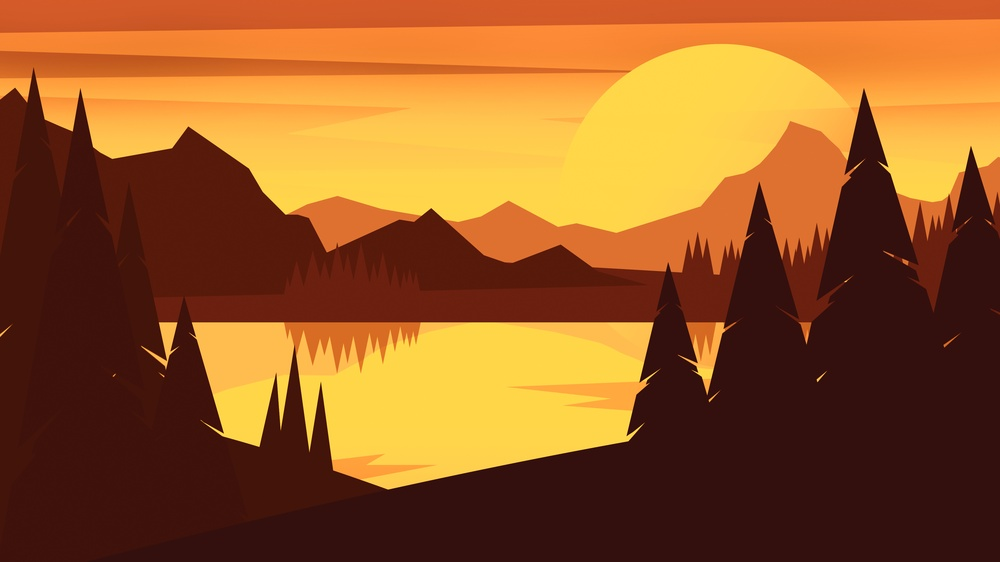
#> input picture data/large_orange_lake.jpg, 1000 x 562 px, shrunk from 3840 x 2160 before the run
$ python colours.py
#> lines starting #> are read from the running program, lines starting #| are printed output that depends on the picture; after the words box and inside, x2 and y2 are one past the last pixel; in counts of white or black regions, pixels touching at a corner belong together
from PIL import Image, ImageDraw, ImageFont
from sklearn.cluster import KMeans
import numpy as np


COLOURS = {
    'red': [255, 0, 0],
    'red-orange': [255, 69, 0],
    'orange': [255, 165, 0],
    'yellow-orange': [255, 215, 0],
    'yellow': [255, 255, 0],
    'yellow-green': [173, 255, 47],
    'green': [0, 128, 0],
    'blue-green': [0, 255, 127],
    'blue': [0, 0, 255],
    'indigo': [75, 0, 130],
    'violet': [238, 130, 238],
    'purple': [128, 0, 128],
    'magenta': [255, 0, 255],
    'pink': [255, 192, 203],
    'cyan': [0, 255, 255],
    'turquoise': [64, 224, 208],
    'sky-blue': [135, 206, 235],
    'lime-green': [50, 205, 50]
}

def find_closest(pixel):
    min_distance = float('inf')
    closest = None
    for colour_name, colour in COLOURS.items():
        distance = np.linalg.norm(np.array(pixel) - np.array(colour))
        if distance < min_distance:
            min_distance = distance
            closest = colour_name
    return COLOURS[closest]

img = Image.open("data/large_orange_lake.jpg")
#> img is the input picture: PIL image 1000x562 RGB; mean R, G, B 148.8, 87.9, 36.1
img_np = np.array(img)

reshaped_img = img_np.reshape((-1, 3))

# change this value based on complexity of the image
num_clusters = 9

kmeans = KMeans(n_clusters=num_clusters, random_state=0, n_init='auto')
kmeans.fit(reshaped_img)
labels = kmeans.predict(reshaped_img)
cluster_centers = kmeans.cluster_centers_
segmented_img = cluster_centers[labels].reshape(img_np.shape).astype(np.uint8)

solid_lines_img = Image.new('RGB', img.size, (255, 255, 255))
#> solid_lines_img: PIL image 1000x562 RGB; every value is 255
draw = ImageDraw.Draw(solid_lines_img)

# Draw solid lines between clusters
for y in range(img.height - 1):
    for x in range(img.width - 1):
        if labels[y * img.width + x] != labels[y * img.width + x + 1] or \
           labels[y * img.width + x] != labels[(y + 1) * img.width + x]:
            draw.line([(x, y), (x + 1, y)], fill='black', width=1)
            draw.line([(x, y), (x, y + 1)], fill='black', width=1)

solid_lines_img.save('data/picture_clustered.jpg')
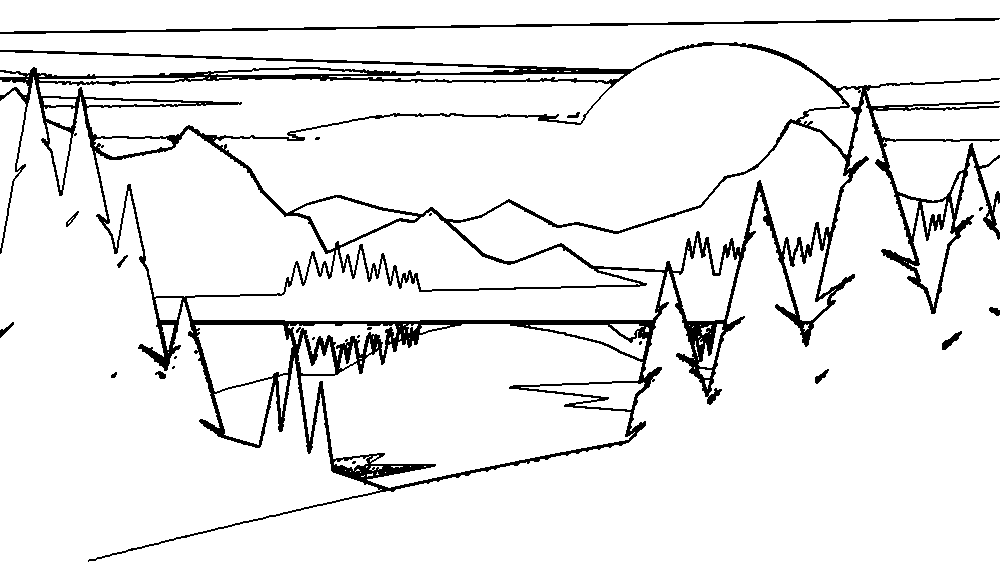
#> saved as picture_clustered.jpg: PIL image 1000x562 RGB; 92.3% white; 21 black regions (10 under 20 px), largest, box (x1, y1, x2, y2) and area: (0, 42, 1000, 562) 40385, (0, 18, 1000, 34) 2486, (942, 331, 962, 350) 144

$ run again, with data/light_purple_mountain.jpg copied over data/large_orange_lake.jpg
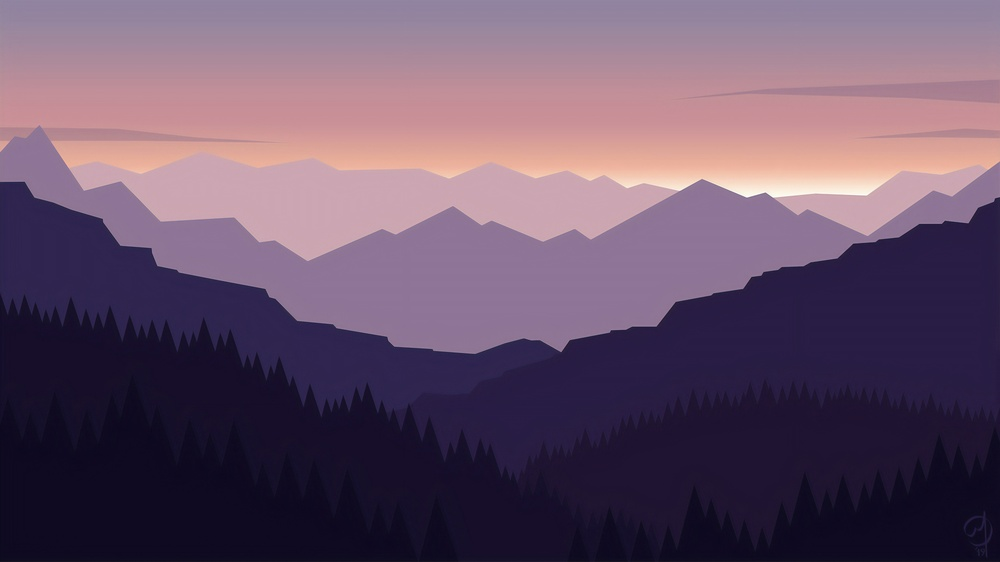
#> input picture data/light_purple_mountain.jpg, 1000 x 562 px, shrunk from 3840 x 2160 before the run
#> img is the input picture: PIL image 1000x562 RGB; mean R, G, B 103.9, 81.6, 104.9
#> solid_lines_img: PIL image 1000x562 RGB; every value is 255
#> `solid_lines_img.save('data/picture_clustered.jpg')`:
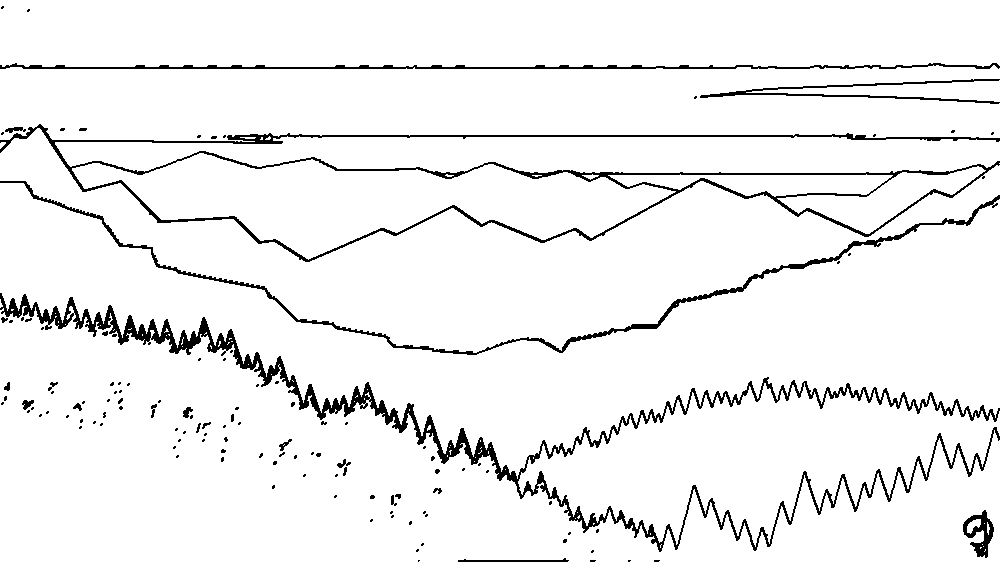
#> saved as picture_clustered.jpg: PIL image 1000x562 RGB; 94.3% white; 123 black regions (97 under 20 px), largest, box (x1, y1, x2, y2) and area: (0, 293, 1000, 552) 13459, (0, 124, 1000, 262) 8352, (0, 181, 1000, 355) 3816
